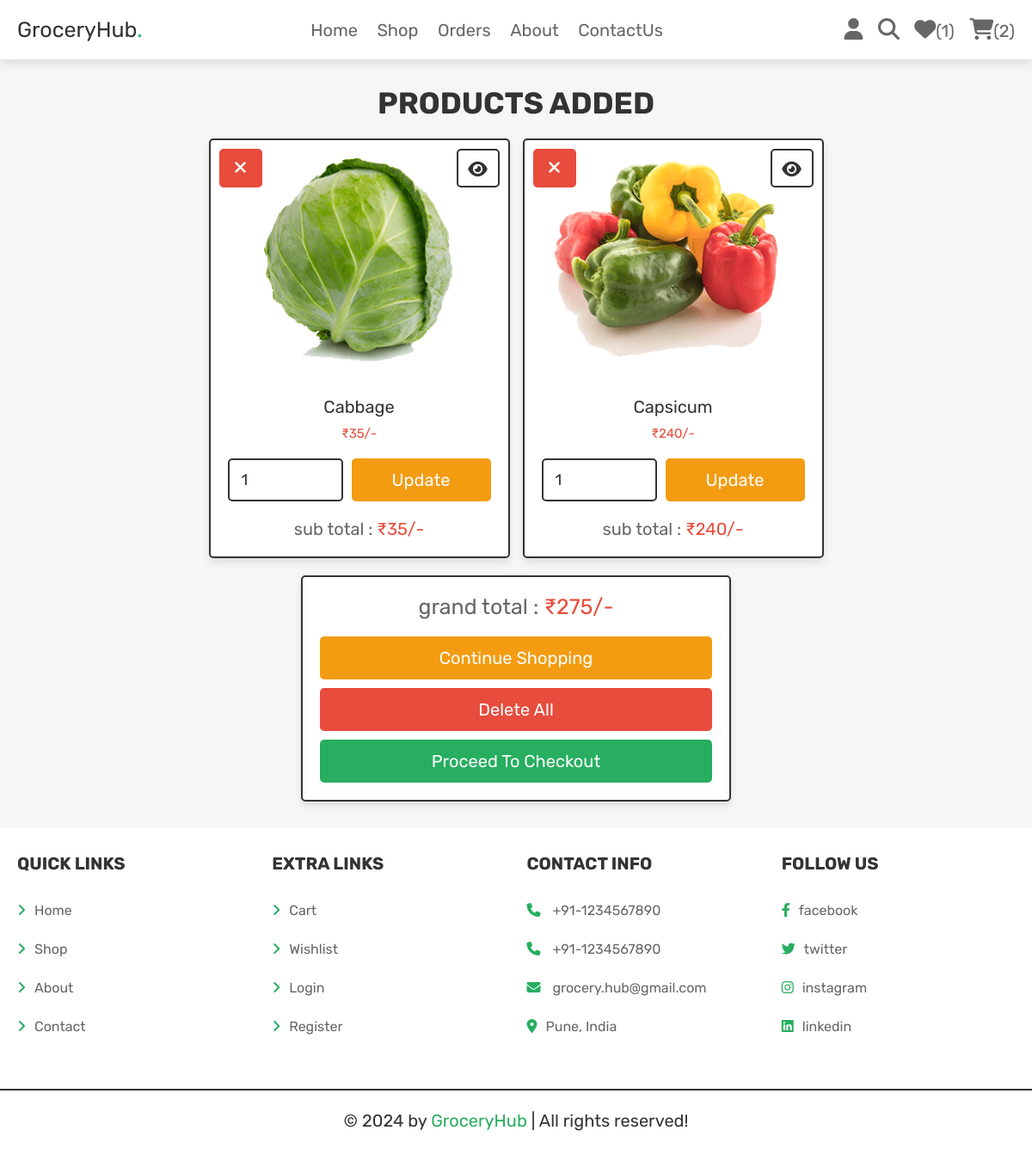
Screenshot of /cart.php (signed in) with the database file from the repository.
### tables this page shows
CREATE TABLE `cart` (
  `id` int(100) NOT NULL,
  `user_id` int(100) NOT NULL,
  `pid` int(100) NOT NULL,
  `name` varchar(100) NOT NULL,
  `price` int(100) NOT NULL,
  `quantity` int(100) NOT NULL,
  `image` varchar(100) NOT NULL
);

### cart.php (the view, shortened to what this page needs)
<?php
@include 'config.php';
$user_id = $_SESSION['user_id'];
?>
<!DOCTYPE html>
<html lang="en">
<head>
   <link rel="stylesheet" href="https://cdnjs.cloudflare.com/ajax/libs/font-awesome/6.1.1/css/all.min.css">
   <link rel="stylesheet" href="css/style.css">
</head>
<body>
<?php include 'header.php'; ?>
<section class="shopping-cart">
   <h1 class="title">products added</h1>
   <div class="box-container">
   <?php
      $grand_total = 0;
      $select_cart = $conn->prepare("SELECT * FROM `cart` WHERE user_id = ?");
      $select_cart->execute([$user_id]);
      if($select_cart->rowCount() > 0){
         while($fetch_cart = $select_cart->fetch(PDO::FETCH_ASSOC)){
   ?>
   <form action="" method="POST" class="box">
      <a href="cart.php?delete=<?= $fetch_cart['id']; ?>" class="fas fa-times" onclick="return confirm('delete this from cart?');"></a>
      <a href="view_page.php?pid=<?= $fetch_cart['pid']; ?>" class="fas fa-eye"></a>
      <img src="uploaded_img/<?= $fetch_cart['image']; ?>" alt="">
      <div class="name"><?= $fetch_cart['name']; ?></div>
      <div class="price">₹<?= $fetch_cart['price']; ?>/-</div>
      <div class="flex-btn">
         <input type="number" min="1" value="<?= $fetch_cart['quantity']; ?>" class="qty" name="p_qty">
         <input type="submit" value="update" name="update_qty" class="option-btn">
      </div>
      <div class="sub-total"> sub total : <span>₹<?= $sub_total = ($fetch_cart['price'] * $fetch_cart['quantity']); ?>/-</span> </div>
   </form>
   <?php
      $grand_total += $sub_total;
      }
   }else{
      echo '<p class="empty">your cart is empty</p>';
   }
   ?>
   </div>
   <div class="cart-total">
      <p>grand total : <span>₹<?= $grand_total; ?>/-</span></p>
      <a href="shop.php" class="option-btn">continue shopping</a>
      <a href="cart.php?delete_all" class="delete-btn <?= ($grand_total > 1)?'':'disabled'; ?>">delete all</a>
      <a href="checkout.php" class="btn <?= ($grand_total > 1)?'':'disabled'; ?>">proceed to checkout</a>
   </div>
</section>
<?php include 'footer.php'; ?>
</body>
</html>

### css/style.css (style rules this page uses)
.shopping-cart .box-container { display: grid; grid-template-columns: repeat(auto-fit, 35rem); gap:1.5rem; justify-content: center; align-items: flex-start; }
.shopping-cart .box-container .box { padding:2rem; text-align: center; border:var(--border); background-color: var(--white); box-shadow: var(--box-shadow); border-radius: .5rem; position: relative; }
.shopping-cart .box-container .box .price { padding:1rem 0; color:var(--red); font-size: 1.5rem; }
.shopping-cart .box-container .box .fa-eye { position: absolute; top:1rem; right:1rem; border-radius: .5rem; height: 4.5rem; line-height: 4.3rem; width: 5rem; border:var(--border); color:var(--black); font-size: 2rem; background-color: var(--white); }
.shopping-cart .box-container .box .fa-times { position: absolute; top:1rem; left:1rem; border-radius: .5rem; height: 4.5rem; line-height: 4.3rem; width: 5rem; color:var(--white); font-size: 2rem; background-color: var(--red); }
.shopping-cart .box-container .box img { width: 100%; margin-bottom: 1rem; }
.shopping-cart .box-container .box .name { font-size: 2rem; color:var(--black); padding-top: 1rem; }
.shopping-cart .box-container .box .qty { margin-top: 1rem; border-radius: .5rem; padding:1.2rem 1.4rem; font-size: 1.8rem; color:var(--black); border:var(--border); width: 100%; }
.shopping-cart .box-container .sub-total { margin-top: 2rem; font-size: 2rem; color:var(--light-color); }
.shopping-cart .box-container .sub-total span { color:var(--red); }
.shopping-cart .cart-total { max-width: 50rem; margin: 0 auto; margin-top: 2rem; padding:2rem; text-align: center; border:var(--border); background-color: var(--white); box-shadow: var(--box-shadow); border-radius: .5rem; }
.shopping-cart .cart-total p { margin-bottom: 2rem; font-size: 2.5rem; color:var(--light-color); }
.shopping-cart .cart-total p span { color:var(--red); }

### css/components.css (style rules this page uses)
:root { --green:#27ae60; --orange:#f39c12; --red:#e74c3c; --black:#333; --light-color:#666; --white:#fff; --light-bg:#f6f6f6; --border:.2rem solid var(--black); --box-shadow:0 .5rem 1rem rgba(0,0,0,.1); }
* { font-family: 'Rubik', sans-serif; margin:0; padding:0; box-sizing: border-box; outline: none; border:none; text-decoration: none; color:var(--black); }
body { background-color: var(--light-bg); }
html { font-size: 62.5%; overflow-x: hidden; scroll-behavior: smooth; scroll-padding-top: 6.5rem; }
section { padding:3rem 2rem; max-width: 1200px; margin:0 auto; }
.btn, .delete-btn, .option-btn { display: block; width: 100%; margin-top: 1rem; border-radius: .5rem; color:var(--white); font-size: 2rem; padding:1.3rem 3rem; text-transform: capitalize; cursor: pointer; text-align: center; }
.btn { background-color: var(--green); }
.delete-btn { background-color: var(--red); }
.option-btn { background-color: var(--orange); }
.flex-btn { display: flex; flex-wrap: wrap; gap:1rem; }
.flex-btn > * { flex:1; }
.title { text-align: center; margin-bottom: 2rem; text-transform: uppercase; color:var(--black); font-size: 3.5rem; }

### rows the page displays
cart: image (picture), name "Cabbage", price "35", p_qty "1"
cart: image (picture), name "Capsicum", price "240", p_qty "1"

### other values shown
$count_wishlist_items->rowCount() "1"
$count_cart_items->rowCount() "2"
$grand_total "275"
